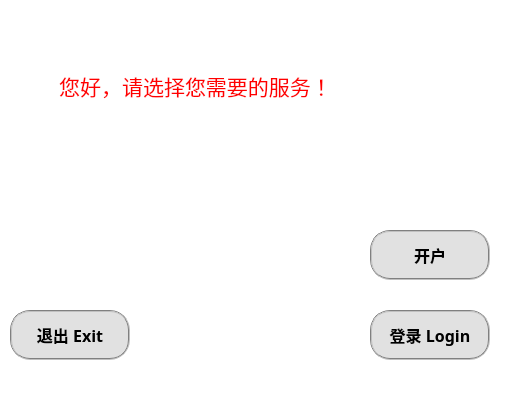
<?xml version="1.0" encoding="UTF-8"?>
<ui version="4.0">
 <class>manager</class>
 <widget class="QMainWindow" name="manager">
  <property name="geometry">
   <rect>
    <x>0</x>
    <y>0</y>
    <width>509</width>
    <height>400</height>
   </rect>
  </property>
  <property name="windowTitle">
   <string>manager</string>
  </property>
  <property name="styleSheet">
   <string notr="true">#manager{background-color: rgb(52, 80, 164);border-top-left-radius:15px;border-top-right-radius:5px;border-bottom-left-radius:15px;border-bottom-right-radius:5px}</string>
  </property>
  <property name="animated">
   <bool>true</bool>
  </property>
  <widget class="QWidget" name="centralwidget">
   <widget class="QPushButton" name="exit_btn">
    <property name="geometry">
     <rect>
      <x>10</x>
      <y>310</y>
      <width>120</width>
      <height>50</height>
     </rect>
    </property>
    <property name="font">
     <font>
      <family>微软雅黑</family>
      <pointsize>12</pointsize>
      <weight>75</weight>
      <bold>true</bold>
     </font>
    </property>
    <property name="styleSheet">
     <string notr="true">QPushButton{border:2px groove gray;border-radius:20px;padding:2px 4px;background-color: rgb(225, 225, 225);}
QPushButton:hover{background-color: rgb(255, 0, 0);border:none;color:rgb(255, 255, 255);}
QPushButton:checked{background-color: rgb(20, 62, 134);border:none;color:rgb(255, 255, 255);}</string>
    </property>
    <property name="text">
     <string>退出 Exit</string>
    </property>
   </widget>
   <widget class="QLabel" name="label1">
    <property name="geometry">
     <rect>
      <x>0</x>
      <y>60</y>
      <width>391</width>
      <height>51</height>
     </rect>
    </property>
    <property name="sizePolicy">
     <sizepolicy hsizetype="Preferred" vsizetype="Preferred">
      <horstretch>0</horstretch>
      <verstretch>0</verstretch>
     </sizepolicy>
    </property>
    <property name="font">
     <font>
      <family>微软雅黑</family>
      <pointsize>16</pointsize>
      <weight>50</weight>
      <bold>false</bold>
     </font>
    </property>
    <property name="styleSheet">
     <string notr="true">color:rgb(255, 0, 0)</string>
    </property>
    <property name="text">
     <string>您好，请选择您需要的服务！</string>
    </property>
    <property name="scaledContents">
     <bool>false</bool>
    </property>
    <property name="alignment">
     <set>Qt::AlignCenter</set>
    </property>
    <property name="wordWrap">
     <bool>false</bool>
    </property>
    <property name="margin">
     <number>0</number>
    </property>
    <property name="openExternalLinks">
     <bool>false</bool>
    </property>
   </widget>
   <widget class="QPushButton" name="signup_btn">
    <property name="geometry">
     <rect>
      <x>370</x>
      <y>230</y>
      <width>120</width>
      <height>50</height>
     </rect>
    </property>
    <property name="font">
     <font>
      <family>微软雅黑</family>
      <pointsize>12</pointsize>
      <weight>75</weight>
      <bold>true</bold>
     </font>
    </property>
    <property name="cursor">
     <cursorShape>ArrowCursor</cursorShape>
    </property>
    <property name="styleSheet">
     <string notr="true">QPushButton{border:2px groove gray;border-radius:20px;padding:2px 4px;background-color: rgb(225, 225, 225);}
QPushButton:hover{background-color: rgb(14, 122, 255);border:none;color:rgb(255, 255, 255);}
QPushButton:checked{background-color: rgb(20, 62, 134);border:none;color:rgb(255, 255, 255);}</string>
    </property>
    <property name="text">
     <string>开户</string>
    </property>
   </widget>
   <widget class="QPushButton" name="login_btn">
    <property name="geometry">
     <rect>
      <x>370</x>
      <y>310</y>
      <width>120</width>
      <height>50</height>
     </rect>
    </property>
    <property name="font">
     <font>
      <family>微软雅黑</family>
      <pointsize>12</pointsize>
      <weight>75</weight>
      <bold>true</bold>
     </font>
    </property>
    <property name="styleSheet">
     <string notr="true">QPushButton{border:2px groove gray;border-radius:20px;padding:2px 4px;background-color: rgb(225, 225, 225);}
QPushButton:hover{background-color: rgb(14, 122, 255);border:none;color:rgb(255, 255, 255);}
QPushButton:checked{background-color: rgb(20, 62, 134);border:none;color:rgb(255, 255, 255);}</string>
    </property>
    <property name="text">
     <string>登录 Login</string>
    </property>
   </widget>
   <widget class="QListView" name="listView">
    <property name="geometry">
     <rect>
      <x>-5</x>
      <y>-9</y>
      <width>521</width>
      <height>411</height>
     </rect>
    </property>
    <property name="styleSheet">
     <string notr="true">border-image:url(:/back/back.png)</string>
    </property>
   </widget>
   <zorder>listView</zorder>
   <zorder>exit_btn</zorder>
   <zorder>label1</zorder>
   <zorder>signup_btn</zorder>
   <zorder>login_btn</zorder>
  </widget>
 </widget>
 <resources>
  <include location="hnu.qrc"/>
 </resources>
 <connections>
  <connection>
   <sender>exit_btn</sender>
   <signal>clicked()</signal>
   <receiver>manager</receiver>
   <slot>close()</slot>
   <hints>
    <hint type="sourcelabel">
     <x>69</x>
     <y>334</y>
    </hint>
    <hint type="destinationlabel">
     <x>403</x>
     <y>509</y>
    </hint>
   </hints>
  </connection>
 </connections>
</ui>
